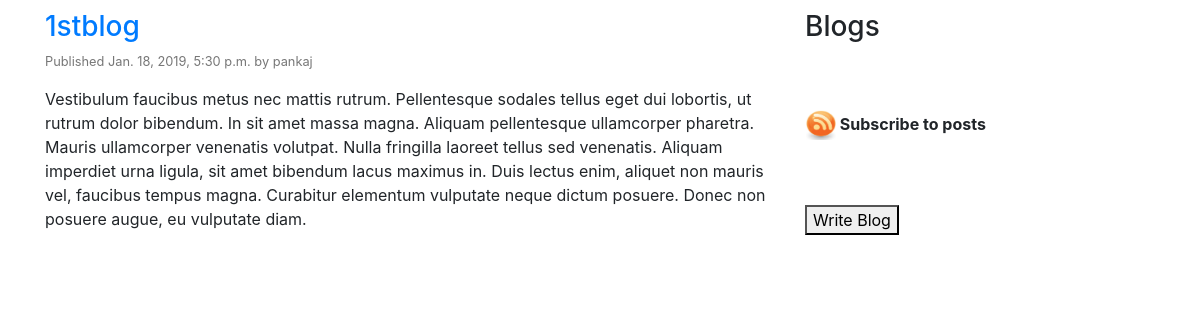
The page /blog/2019/01/18/1/ on the database its author committed.
### blog/models.py (models this page shows, shortened)
class Post(models.Model):
    STATUS_CHOICES = (
        ('draft', 'Draft'),
        ('published', 'Published'),
    )
    title = models.CharField(max_length=250)
    slug = models.SlugField(max_length=250, unique_for_date='publish')
    author = models.ForeignKey(User, related_name='blog_posts', on_delete=models.PROTECT)
    body = models.TextField()
    publish = models.DateTimeField(default=timezone.now)
    created = models.DateTimeField(auto_now_add=True)
    updated = models.DateTimeField(auto_now=True)
    status = models.CharField(max_length=10, choices=STATUS_CHOICES,default='draft')
    objects = models.Manager()
    published = PublishedManager()
    class Meta:
        ordering = ('-publish',)
    def get_absolute_url(self):
        return reverse('blog:post_detail_view',
                       args=[self.publish.year, self.publish.strftime('%m'), self.publish.strftime('%d'), self.slug])

### blog/views.py (the view)
def post_detail_view(request, year, month, day, post):
    submit_f = SubscribeForm()
    post = get_object_or_404(Post, slug=post, publish__year=year, publish__month=month, publish__day=day)
    return render(request, 'blog/post/detail.html', {'post': post, 'submitform': submit_f})

### blog/templates/blog/post/detail.html (shortened to what this page needs)
{% extends "blog/master.html" %}
{% block content %}
<h3><a href="{{ post.get_absolute_url }}">{{ post.title }}</a></h3>
<p class="small" style="color: #777777">Published {{ post.publish }} by {{ post.author }}</p>
<p>{{ post.body|linebreaks }}</p>
{% endblock %}

### static/css/customcss/main.css (style rules this page uses)
body { margin:10px 10px; }
* { box-sizing: border-box; }
body { margin: 10px; padding: 10px; }

### rows shown on the page
Post: title "1stblog", publish "Jan. 18, 2019, 5:30 p.m.", author "pankaj", body "Vestibulum faucibus metus nec mattis rutrum. Pellentesque sodales tellus eget dui lobortis, ut rutrum dolor bibendum. In sit amet massa magna. Aliquam pellentesque ullamcorper pharetra. Mauris ullamcorper venenatis volutpat. Nulla fringilla laoreet tellus sed venenatis. Aliquam imperdiet urna ligula, sit amet bibendum lacus maximus in. Duis lectus enim, aliquet non mauris vel, faucibus tempus magna. Curabitur elementum vulputate neque dictum posuere. Donec non posuere augue, eu vulputate diam."
